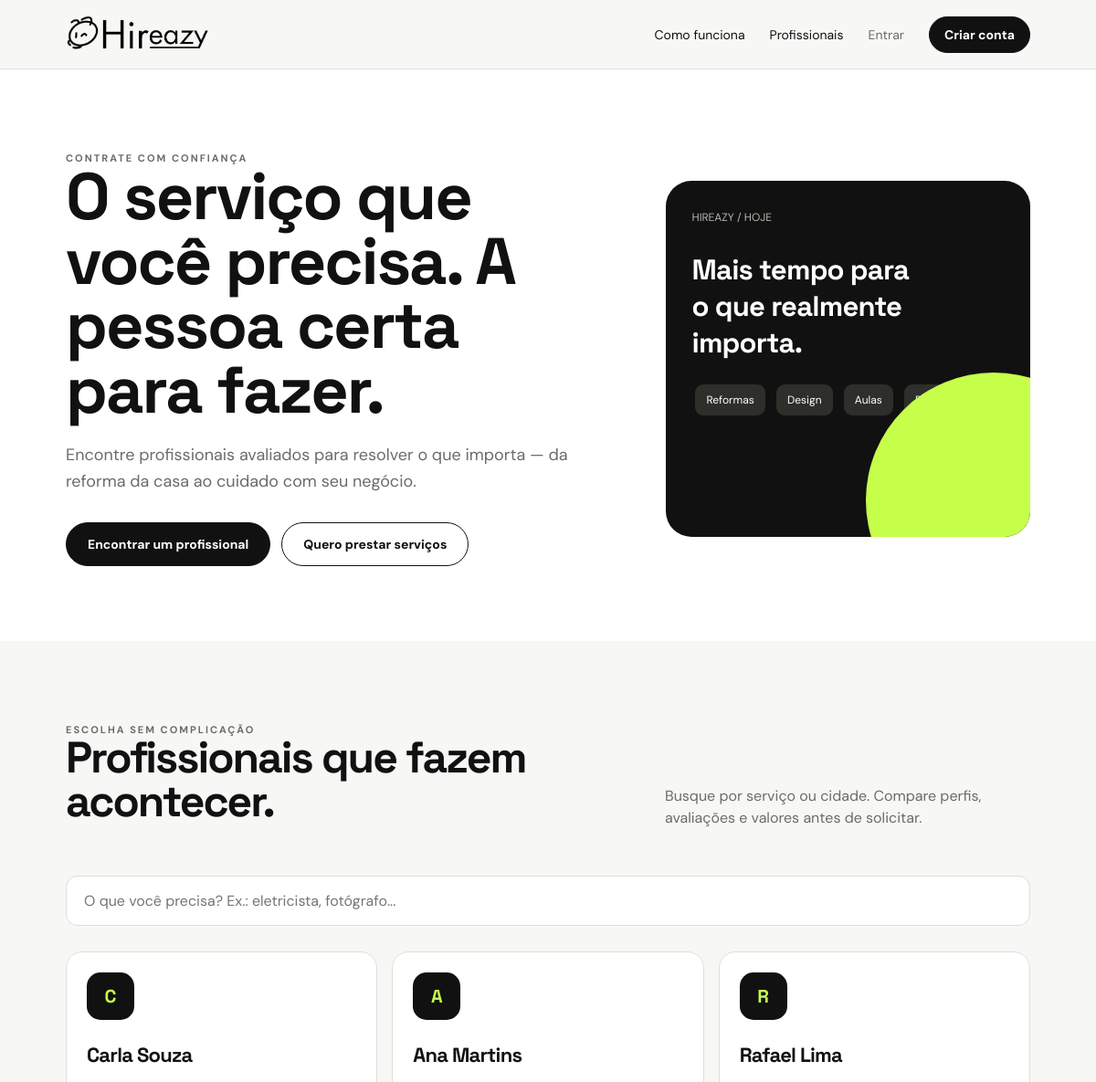
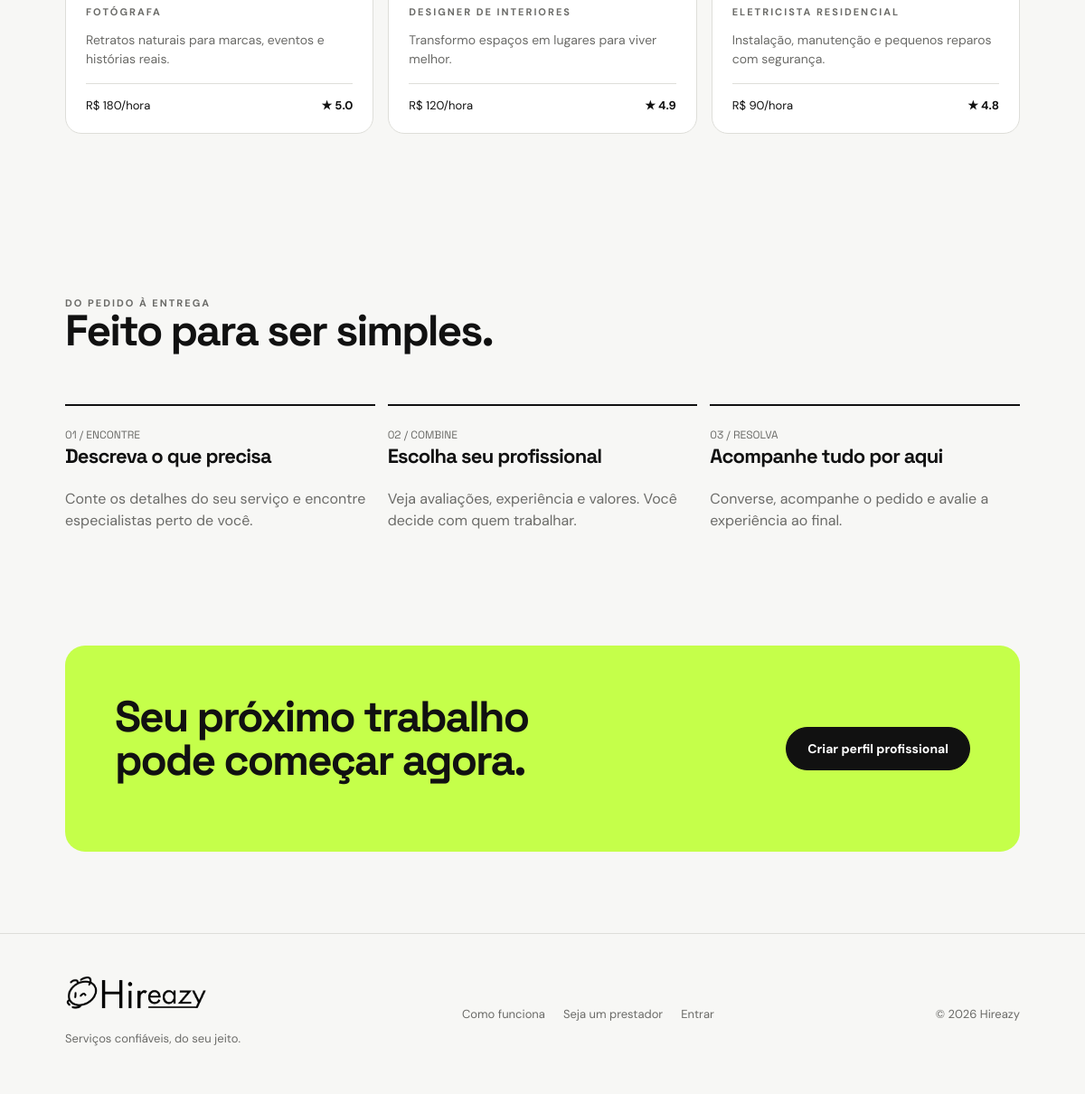
The page / on the database its author committed (2 pictures, top to bottom).
### tables this page shows
CREATE TABLE IF NOT EXISTS users (
    id INT UNSIGNED AUTO_INCREMENT PRIMARY KEY,
    name VARCHAR(120) NOT NULL,
    email VARCHAR(160) NOT NULL UNIQUE,
    password_hash VARCHAR(255) NOT NULL,
    phone VARCHAR(30) NULL,
    city VARCHAR(80) NULL,
    role ENUM('client', 'provider') NOT NULL,
    profession VARCHAR(100) NULL,
    bio TEXT NULL,
    hourly_rate DECIMAL(10, 2) NULL,
    rating DECIMAL(2, 1) NOT NULL DEFAULT 5.0,
    created_at TIMESTAMP DEFAULT CURRENT_TIMESTAMP
);

### includes/functions.php (called while the page is built, shortened)
<?php
function e(?string $value): string
{
    return htmlspecialchars(
        $value ?? '',
        ENT_QUOTES,
        'UTF-8'
    );
}
function current_user(): ?array
{
    return $_SESSION['user'] ?? null;
}

### index.php (the view, shortened to what this page needs)
<?php
require_once 'includes/config.php';
$providers = [];
if ($pdo) {
    try {
        $providers = $pdo
            ->query("SELECT * FROM users WHERE role='provider' ORDER BY rating DESC LIMIT 6")
            ->fetchAll();
    } catch (Throwable $e) {
    }
}
require 'includes/header.php';
?>
<section class="hero">
    <div>
        <div class="eyebrow">Contrate com confiança</div>
        <h1>O serviço que você precisa. A pessoa certa para fazer.</h1>
        <p>
            Encontre profissionais avaliados para resolver o que importa —
            da reforma da casa ao cuidado com seu negócio.
        </p>
        <div class="hero-actions">
            <a class="btn btn-dark" href="#profissionais">
                Encontrar um profissional
            </a>
            <a class="btn btn-light" href="register.php?role=provider">
                Quero prestar serviços
            </a>
        </div>
    </div>
    <div class="hero-card">
        <span class="mini-label">HIREAZY / HOJE</span>
        <h3>Mais tempo para o que realmente importa.</h3>
        <div>
            <span class="service-pill">Reformas</span>
            <span class="service-pill">Design</span>
            <span class="service-pill">Aulas</span>
            <span class="service-pill">Beleza</span>
        </div>
    </div>
</section>
<section class="section" id="profissionais">
    <div class="section-head">
        <div>
            <div class="eyebrow">Escolha sem complicação</div>
            <h2>Profissionais que fazem acontecer.</h2>
        </div>
        <p>
            Busque por serviço ou cidade. Compare perfis, avaliações e
            valores antes de solicitar.
        </p>
    </div>
    <input
        class="searchbar"
        id="professional-search"
        type="search"
        placeholder="O que você precisa? Ex.: eletricista, fotógrafo..."
    >
    <div class="cards">
        <?php foreach ($providers as $p): ?>
            <article
                class="provider-card"
                data-profession="<?= e($p['profession']) ?>"
                data-city="<?= e($p['city']) ?>"
            >
                <div class="avatar">
                    <?= e(strtoupper(substr($p['name'], 0, 1))) ?>
                </div>
                <h3><?= e($p['name']) ?></h3>
                <div class="eyebrow">
                    <?= e($p['profession']) ?>
                </div>
                <p><?= e($p['bio']) ?></p>
                <div class="meta">
                    <span>
                        R$ <?= number_format((float) $p['hourly_rate'], 0, ',', '.') ?>/hora
                    </span>
                    <span class="rating">
                        ★ <?= e($p['rating']) ?>
                    </span>
                </div>
            </article>
        <?php endforeach; ?>
    </div>
</section>
<section class="section" id="como-funciona">
    <div class="section-head">
        <div>
            <div class="eyebrow">Do pedido à entrega</div>
            <h2>Feito para ser simples.</h2>
        </div>
    </div>
    <div class="steps">
        <div class="step">
            <span class="step-number">01 / ENCONTRE</span>
            <h3>Descreva o que precisa</h3>
            <p>
                Conte os detalhes do seu serviço e encontre especialistas
                perto de você.
            </p>
        </div>
        <div class="step">
            <span class="step-number">02 / COMBINE</span>
            <h3>Escolha seu profissional</h3>
            <p>
                Veja avaliações, experiência e valores. Você decide com
                quem trabalhar.
            </p>
        </div>
        <div class="step">
            <span class="step-number">03 / RESOLVA</span>
            <h3>Acompanhe tudo por aqui</h3>
            <p>
                Converse, acompanhe o pedido e avalie a experiência ao final.
            </p>
        </div>
    </div>
</section>
<section class="cta">
    <h2>Seu próximo trabalho pode começar agora.</h2>
    <a class="btn btn-dark" href="register.php?role=provider">
        Criar perfil profissional
    </a>
</section>
<?php require 'includes/footer.php'; ?>

### includes/header.php (shortened to what this page needs)
<?php
require_once __DIR__ . '/functions.php';
$user = current_user();
?>
<!doctype html>
<html lang="pt-BR">
<head>
    <link
        rel="stylesheet"
        href="assets/style.css"
    >
</head>
<body>
    <header class="topbar">
        <a
            class="brand"
            href="index.php"
            aria-label="Hireazy"
        >
            <img
                src="assets/hireazy-logo.png"
                alt="Hireazy"
            >
        </a>
        <nav class="nav-links">
            <a href="index.php#como-funciona">
                Como funciona
            </a>
            <a href="index.php#profissionais">
                Profissionais
            </a>
            <?php if ($user): ?>
                <a href="dashboard.php">
                    Meu painel
                </a>
                <a
                    class="nav-user"
                    href="dashboard.php"
                >
                    Olá, <?= e(explode(' ', $user['name'])[0]) ?>
                </a>
                <a
                    href="logout.php"
                    class="link-muted"
                >
                    Sair
                </a>
            <?php else: ?>
                <a
                    href="login.php"
                    class="link-muted"
                >
                    Entrar
                </a>
                <a
                    href="register.php"
                    class="btn btn-dark btn-small"
                >
                    Criar conta
                </a>
            <?php endif; ?>
        </nav>
    </header>
    <main>

### includes/footer.php (shortened to what this page needs)
</main>
<footer class="footer">
    <div>
        <a class="brand" href="index.php" aria-label="Hireazy">
            <img src="assets/hireazy-logo.png" alt="Hireazy">
        </a>
        <p>Serviços confiáveis, do seu jeito.</p>
    </div>
    <div class="footer-links">
        <a href="index.php#como-funciona">Como funciona</a>
        <a href="register.php">Seja um prestador</a>
        <a href="login.php">Entrar</a>
    </div>
    <span class="footer-copy">
        © <?= date('Y') ?> Hireazy
    </span>
</footer>
</body>
</html>

### assets/style.css (style rules this page uses)
:root { --ink: #111; --paper: #f7f7f5; --white: #fff; --muted: #6b6b68; --line: #deded9; --soft: #ecece8; --green: #c5ff4a; }
* { box-sizing: border-box; }
body { margin: 0; background: var(--paper); color: var(--ink); font-family: "DM Sans", Arial, sans-serif; }
a { color: inherit; text-decoration: none; }
.topbar { height: 76px; padding: 0 6vw; display: flex; align-items: center; justify-content: space-between; background: var(--paper); border-bottom: 1px solid var(--line); }
.brand { display: flex; align-items: center; }
.brand img { display: block; width: 156px; height: 54px; object-fit: contain; object-position: left center; }
.nav-links { display: flex; gap: 27px; align-items: center; font-size: 14px; }
.link-muted { color: var(--muted); }
.btn { display: inline-flex; justify-content: center; align-items: center; border: 1px solid var(--ink); border-radius: 100px; padding: 14px 23px; font-weight: 700; font-size: 14px; cursor: pointer; }
.btn-dark { background: var(--ink); color: var(--white); }
.btn-light { background: var(--white); }
.btn-small { padding: 10px 16px; }
.hero { padding: 90px 6vw 82px; display: grid; grid-template-columns: 1.18fr 0.82fr; gap: 7vw; align-items: center; background: var(--white); }
.eyebrow { text-transform: uppercase; letter-spacing: 2px; font-size: 11px; font-weight: 700; color: var(--muted); }
h1, h2, h3 { font-family: "Space Grotesk"; letter-spacing: -2px; margin: 0 0 22px; }
h1 { font-size: clamp(46px, 6vw, 86px); line-height: 0.98; max-width: 720px; }
h2 { font-size: clamp(32px, 4vw, 52px); line-height: 1; }
h3 { font-size: 22px; letter-spacing: -0.8px; }
.hero p { font-size: 18px; line-height: 1.6; color: var(--muted); max-width: 560px; margin-bottom: 30px; }
.hero-actions { display: flex; gap: 12px; flex-wrap: wrap; }
.hero-card { background: var(--ink); color: #fff; border-radius: 28px; padding: 28px; min-height: 390px; position: relative; overflow: hidden; }
.hero-card:after { content: ""; position: absolute; width: 280px; height: 280px; border-radius: 50%; background: var(--green); right: -100px; bottom: -100px; }
.hero-card .mini-label { color: #b7b7b0; font-size: 12px; }
.hero-card h3 { font-size: 31px; margin-top: 28px; max-width: 260px; }
.service-pill { display: inline-flex; padding: 9px 12px; background: #2e2e2a; border-radius: 9px; font-size: 12px; margin: 4px; }
.section { padding: 90px 6vw; }
.section-head { display: flex; justify-content: space-between; align-items: end; gap: 30px; margin-bottom: 35px; }
.section-head p { max-width: 400px; color: var(--muted); line-height: 1.5; }
.searchbar { background: var(--white); border: 1px solid var(--line); border-radius: 13px; padding: 16px 19px; width: 100%; font: inherit; margin-bottom: 28px; }
.cards { display: grid; grid-template-columns: repeat(3, 1fr); gap: 16px; }
.provider-card { background: var(--white); padding: 22px; border: 1px solid var(--line); border-radius: 18px; }
.avatar { width: 52px; height: 52px; border-radius: 15px; background: var(--ink); color: var(--green); display: grid; place-items: center; font-family: "Space Grotesk"; font-size: 20px; font-weight: 700; margin-bottom: 24px; }
.provider-card p { color: var(--muted); font-size: 14px; line-height: 1.5; min-height: 44px; }
.meta { display: flex; justify-content: space-between; border-top: 1px solid var(--line); padding-top: 15px; font-size: 13px; }
.rating { font-weight: 700; }
.steps { display: grid; grid-template-columns: repeat(3, 1fr); gap: 14px; }
.step { border-top: 2px solid var(--ink); padding: 20px 0; }
.step-number { font-family: "Space Grotesk"; font-size: 12px; color: var(--muted); }
.step p { color: var(--muted); line-height: 1.5; }
.cta { margin: 0 6vw 90px; padding: 55px; display: flex; justify-content: space-between; align-items: center; background: var(--green); border-radius: 22px; }
.cta h2 { max-width: 530px; }
.footer { padding: 40px 6vw; border-top: 1px solid var(--line); display: flex; align-items: center; justify-content: space-between; color: var(--muted); font-size: 13px; }
.footer .brand { color: var(--ink); }
.footer-links { display: flex; gap: 20px; }

### rows shown on the page
users: name "C", name "Carla Souza", profession "FOTÓGRAFA", bio "Retratos naturais para marcas, eventos e histórias reais.", hourly_rate "180", rating "5.0"
users: name "A", name "Ana Martins", profession "DESIGNER DE INTERIORES", bio "Transformo espaços em lugares para viver melhor.", hourly_rate "120", rating "4.9"
users: name "R", name "Rafael Lima", profession "ELETRICISTA RESIDENCIAL", bio "Instalação, manutenção e pequenos reparos com segurança.", hourly_rate "90", rating "4.8"
